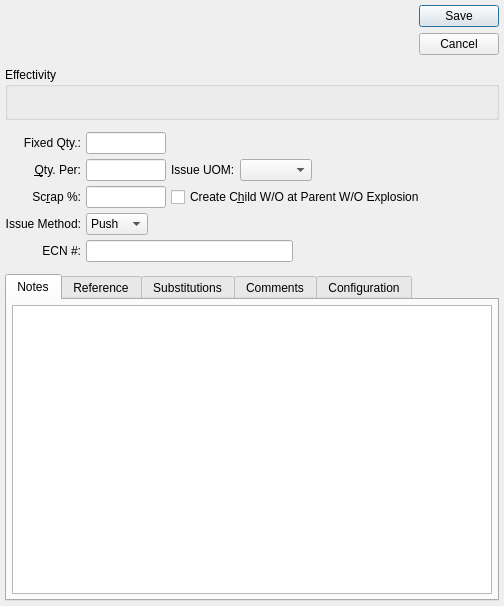
<?xml version="1.0" encoding="UTF-8"?>
<ui version="4.0">
 <comment>This file is part of the xTuple ERP: PostBooks Edition, a free and
open source Enterprise Resource Planning software suite,
Copyright (c) 1999-2011 by OpenMFG LLC, d/b/a xTuple.
It is licensed to you under the Common Public Attribution License
version 1.0, the full text of which (including xTuple-specific Exhibits)
is available at www.xtuple.com/CPAL.  By using this software, you agree
to be bound by its terms.</comment>
 <class>bomItem</class>
 <widget class="QDialog" name="bomItem">
  <property name="geometry">
   <rect>
    <x>0</x>
    <y>0</y>
    <width>504</width>
    <height>606</height>
   </rect>
  </property>
  <property name="windowTitle">
   <string>Bill of Materials Item</string>
  </property>
  <layout class="QGridLayout" name="gridLayout">
   <property name="verticalSpacing">
    <number>12</number>
   </property>
   <item row="0" column="0">
    <layout class="QHBoxLayout" name="horizontalLayout_3">
     <item>
      <widget class="ItemCluster" name="_item">
       <property name="focusPolicy">
        <enum>Qt::StrongFocus</enum>
       </property>
      </widget>
     </item>
     <item>
      <spacer>
       <property name="orientation">
        <enum>Qt::Horizontal</enum>
       </property>
       <property name="sizeType">
        <enum>QSizePolicy::Expanding</enum>
       </property>
       <property name="sizeHint" stdset="0">
        <size>
         <width>20</width>
         <height>20</height>
        </size>
       </property>
      </spacer>
     </item>
     <item>
      <widget class="QDialogButtonBox" name="_buttonBox">
       <property name="orientation">
        <enum>Qt::Vertical</enum>
       </property>
       <property name="standardButtons">
        <set>QDialogButtonBox::Cancel|QDialogButtonBox::Save</set>
       </property>
      </widget>
     </item>
    </layout>
   </item>
   <item row="1" column="0">
    <widget class="QGroupBox" name="_effectivityGroup">
     <property name="title">
      <string>Effectivity</string>
     </property>
     <layout class="QHBoxLayout" name="horizontalLayout_2">
      <item>
       <widget class="DateCluster" name="_dates">
        <property name="focusPolicy">
         <enum>Qt::StrongFocus</enum>
        </property>
       </widget>
      </item>
      <item>
       <spacer>
        <property name="orientation">
         <enum>Qt::Horizontal</enum>
        </property>
        <property name="sizeType">
         <enum>QSizePolicy::Expanding</enum>
        </property>
        <property name="sizeHint" stdset="0">
         <size>
          <width>40</width>
          <height>20</height>
         </size>
        </property>
       </spacer>
      </item>
     </layout>
    </widget>
   </item>
   <item row="2" column="0">
    <layout class="QGridLayout">
     <item row="1" column="0">
      <widget class="QLabel" name="_qtyPerLit">
       <property name="text">
        <string>&amp;Qty. Per:</string>
       </property>
       <property name="alignment">
        <set>Qt::AlignRight|Qt::AlignTrailing|Qt::AlignVCenter</set>
       </property>
       <property name="buddy">
        <cstring>_qtyPer</cstring>
       </property>
      </widget>
     </item>
     <item row="1" column="1">
      <layout class="QHBoxLayout">
       <item>
        <widget class="XLineEdit" name="_qtyPer">
         <property name="sizePolicy">
          <sizepolicy hsizetype="Preferred" vsizetype="Fixed">
           <horstretch>0</horstretch>
           <verstretch>0</verstretch>
          </sizepolicy>
         </property>
         <property name="maximumSize">
          <size>
           <width>80</width>
           <height>32767</height>
          </size>
         </property>
         <property name="alignment">
          <set>Qt::AlignRight</set>
         </property>
        </widget>
       </item>
       <item>
        <widget class="QLabel" name="_issueUOMLit">
         <property name="text">
          <string>Issue UOM:</string>
         </property>
        </widget>
       </item>
       <item>
        <widget class="XComboBox" name="_uom">
         <property name="sizePolicy">
          <sizepolicy hsizetype="Preferred" vsizetype="Fixed">
           <horstretch>0</horstretch>
           <verstretch>0</verstretch>
          </sizepolicy>
         </property>
        </widget>
       </item>
       <item>
        <spacer>
         <property name="orientation">
          <enum>Qt::Horizontal</enum>
         </property>
         <property name="sizeHint" stdset="0">
          <size>
           <width>0</width>
           <height>20</height>
          </size>
         </property>
        </spacer>
       </item>
      </layout>
     </item>
     <item row="2" column="0">
      <widget class="QLabel" name="_scrapLit">
       <property name="text">
        <string>Sc&amp;rap %:</string>
       </property>
       <property name="alignment">
        <set>Qt::AlignRight|Qt::AlignTrailing|Qt::AlignVCenter</set>
       </property>
       <property name="buddy">
        <cstring>_scrap</cstring>
       </property>
      </widget>
     </item>
     <item row="2" column="1">
      <layout class="QHBoxLayout">
       <item>
        <widget class="XLineEdit" name="_scrap">
         <property name="sizePolicy">
          <sizepolicy hsizetype="Preferred" vsizetype="Fixed">
           <horstretch>0</horstretch>
           <verstretch>0</verstretch>
          </sizepolicy>
         </property>
         <property name="maximumSize">
          <size>
           <width>80</width>
           <height>32767</height>
          </size>
         </property>
         <property name="alignment">
          <set>Qt::AlignRight</set>
         </property>
        </widget>
       </item>
       <item>
        <widget class="QCheckBox" name="_createWo">
         <property name="text">
          <string>Create C&amp;hild W/O at Parent W/O Explosion</string>
         </property>
        </widget>
       </item>
      </layout>
     </item>
     <item row="3" column="0">
      <widget class="QLabel" name="_issueMethodLit">
       <property name="text">
        <string>Issue Method:</string>
       </property>
       <property name="alignment">
        <set>Qt::AlignRight|Qt::AlignTrailing|Qt::AlignVCenter</set>
       </property>
       <property name="buddy">
        <cstring>_issueMethod</cstring>
       </property>
      </widget>
     </item>
     <item row="3" column="1">
      <layout class="QHBoxLayout">
       <property name="spacing">
        <number>0</number>
       </property>
       <item>
        <widget class="XComboBox" name="_issueMethod">
         <item>
          <property name="text">
           <string>Push</string>
          </property>
         </item>
         <item>
          <property name="text">
           <string>Pull</string>
          </property>
         </item>
         <item>
          <property name="text">
           <string>Mixed</string>
          </property>
         </item>
        </widget>
       </item>
       <item>
        <spacer>
         <property name="orientation">
          <enum>Qt::Horizontal</enum>
         </property>
         <property name="sizeType">
          <enum>QSizePolicy::Expanding</enum>
         </property>
         <property name="sizeHint" stdset="0">
          <size>
           <width>36</width>
           <height>10</height>
          </size>
         </property>
        </spacer>
       </item>
      </layout>
     </item>
     <item row="4" column="0">
      <widget class="QLabel" name="_ecnNumLit">
       <property name="text">
        <string>ECN #:</string>
       </property>
       <property name="alignment">
        <set>Qt::AlignRight|Qt::AlignTrailing|Qt::AlignVCenter</set>
       </property>
       <property name="buddy">
        <cstring>_ecn</cstring>
       </property>
      </widget>
     </item>
     <item row="4" column="1">
      <layout class="QHBoxLayout">
       <item>
        <widget class="XLineEdit" name="_ecn"/>
       </item>
       <item>
        <spacer>
         <property name="orientation">
          <enum>Qt::Horizontal</enum>
         </property>
         <property name="sizeType">
          <enum>QSizePolicy::Expanding</enum>
         </property>
         <property name="sizeHint" stdset="0">
          <size>
           <width>20</width>
           <height>20</height>
          </size>
         </property>
        </spacer>
       </item>
      </layout>
     </item>
     <item row="0" column="0">
      <widget class="QLabel" name="_fixedQtyLit">
       <property name="text">
        <string>Fixed Qty.:</string>
       </property>
       <property name="alignment">
        <set>Qt::AlignRight|Qt::AlignTrailing|Qt::AlignVCenter</set>
       </property>
       <property name="buddy">
        <cstring>_qtyFxd</cstring>
       </property>
      </widget>
     </item>
     <item row="0" column="1">
      <layout class="QHBoxLayout" name="horizontalLayout">
       <item>
        <widget class="XLineEdit" name="_qtyFxd">
         <property name="maximumSize">
          <size>
           <width>80</width>
           <height>16777215</height>
          </size>
         </property>
         <property name="alignment">
          <set>Qt::AlignRight|Qt::AlignTrailing|Qt::AlignVCenter</set>
         </property>
        </widget>
       </item>
       <item>
        <spacer name="horizontalSpacer">
         <property name="orientation">
          <enum>Qt::Horizontal</enum>
         </property>
         <property name="sizeHint" stdset="0">
          <size>
           <width>40</width>
           <height>20</height>
          </size>
         </property>
        </spacer>
       </item>
      </layout>
     </item>
    </layout>
   </item>
   <item row="3" column="0">
    <widget class="QTabWidget" name="_tab">
     <property name="sizePolicy">
      <sizepolicy hsizetype="Expanding" vsizetype="Expanding">
       <horstretch>0</horstretch>
       <verstretch>1</verstretch>
      </sizepolicy>
     </property>
     <property name="currentIndex">
      <number>0</number>
     </property>
     <widget class="QWidget" name="tab">
      <attribute name="title">
       <string>Notes</string>
      </attribute>
      <layout class="QGridLayout">
       <item row="0" column="0">
        <widget class="XTextEdit" name="_notes">
         <property name="sizePolicy">
          <sizepolicy hsizetype="Expanding" vsizetype="Expanding">
           <horstretch>0</horstretch>
           <verstretch>3</verstretch>
          </sizepolicy>
         </property>
         <property name="spellEnable">
          <bool>true</bool>
         </property>
        </widget>
       </item>
      </layout>
     </widget>
     <widget class="QWidget" name="_referencePage">
      <attribute name="title">
       <string>Reference</string>
      </attribute>
      <layout class="QGridLayout">
       <item row="0" column="0">
        <widget class="XTextEdit" name="_ref"/>
       </item>
      </layout>
     </widget>
     <widget class="QWidget" name="_substitutionsTab">
      <attribute name="title">
       <string>Substitutions</string>
      </attribute>
      <layout class="QVBoxLayout">
       <property name="spacing">
        <number>0</number>
       </property>
       <property name="margin">
        <number>5</number>
       </property>
       <item>
        <widget class="QGroupBox" name="_substituteGroup">
         <property name="title">
          <string/>
         </property>
         <layout class="QGridLayout">
          <item row="0" column="0">
           <widget class="QRadioButton" name="_noSubstitutes">
            <property name="text">
             <string>No Substitutions</string>
            </property>
           </widget>
          </item>
          <item row="1" column="0">
           <widget class="QRadioButton" name="_itemDefinedSubstitutes">
            <property name="text">
             <string>Item-Defined Substitutions</string>
            </property>
            <property name="checked">
             <bool>true</bool>
            </property>
           </widget>
          </item>
          <item row="2" column="0">
           <widget class="QRadioButton" name="_bomDefinedSubstitutes">
            <property name="text">
             <string>BOM-Defined Substitutions</string>
            </property>
           </widget>
          </item>
          <item row="3" column="0">
           <layout class="QHBoxLayout">
            <property name="spacing">
             <number>5</number>
            </property>
            <item>
             <widget class="XTreeWidget" name="_bomitemsub">
              <property name="enabled">
               <bool>false</bool>
              </property>
             </widget>
            </item>
            <item>
             <layout class="QVBoxLayout">
              <property name="spacing">
               <number>0</number>
              </property>
              <item>
               <widget class="QPushButton" name="_newSubstitution">
                <property name="enabled">
                 <bool>false</bool>
                </property>
                <property name="text">
                 <string>New</string>
                </property>
               </widget>
              </item>
              <item>
               <widget class="QPushButton" name="_editSubstitution">
                <property name="enabled">
                 <bool>false</bool>
                </property>
                <property name="text">
                 <string>Edit</string>
                </property>
               </widget>
              </item>
              <item>
               <widget class="QPushButton" name="_deleteSubstitution">
                <property name="enabled">
                 <bool>false</bool>
                </property>
                <property name="text">
                 <string>Delete</string>
                </property>
               </widget>
              </item>
              <item>
               <spacer>
                <property name="orientation">
                 <enum>Qt::Vertical</enum>
                </property>
                <property name="sizeType">
                 <enum>QSizePolicy::Expanding</enum>
                </property>
                <property name="sizeHint" stdset="0">
                 <size>
                  <width>16</width>
                  <height>16</height>
                 </size>
                </property>
               </spacer>
              </item>
             </layout>
            </item>
           </layout>
          </item>
         </layout>
        </widget>
       </item>
      </layout>
     </widget>
     <widget class="QWidget" name="_commentsTab">
      <attribute name="title">
       <string>Comments</string>
      </attribute>
      <layout class="QVBoxLayout">
       <property name="spacing">
        <number>0</number>
       </property>
       <property name="margin">
        <number>5</number>
       </property>
       <item>
        <widget class="Comments" name="_comments">
         <property name="focusPolicy">
          <enum>Qt::StrongFocus</enum>
         </property>
         <property name="type">
          <enum>Comments::BOMItem</enum>
         </property>
        </widget>
       </item>
      </layout>
     </widget>
     <widget class="QWidget" name="_configurationTab">
      <attribute name="title">
       <string>Configuration</string>
      </attribute>
      <layout class="QGridLayout">
       <item row="0" column="0">
        <layout class="QGridLayout">
         <item row="0" column="0">
          <widget class="QLabel" name="_characteristicLit">
           <property name="text">
            <string>Characteristic:</string>
           </property>
           <property name="alignment">
            <set>Qt::AlignRight|Qt::AlignTrailing|Qt::AlignVCenter</set>
           </property>
          </widget>
         </item>
         <item row="0" column="1">
          <widget class="XComboBox" name="_char"/>
         </item>
         <item row="1" column="0">
          <widget class="QLabel" name="_valueLit">
           <property name="text">
            <string>Value:</string>
           </property>
           <property name="alignment">
            <set>Qt::AlignRight|Qt::AlignTrailing|Qt::AlignVCenter</set>
           </property>
          </widget>
         </item>
         <item row="1" column="1">
          <widget class="XComboBox" name="_value">
           <property name="allowNull">
            <bool>true</bool>
           </property>
          </widget>
         </item>
        </layout>
       </item>
       <item row="0" column="1">
        <spacer>
         <property name="orientation">
          <enum>Qt::Horizontal</enum>
         </property>
         <property name="sizeHint" stdset="0">
          <size>
           <width>40</width>
           <height>20</height>
          </size>
         </property>
        </spacer>
       </item>
       <item row="1" column="0">
        <spacer>
         <property name="orientation">
          <enum>Qt::Vertical</enum>
         </property>
         <property name="sizeHint" stdset="0">
          <size>
           <width>20</width>
           <height>40</height>
          </size>
         </property>
        </spacer>
       </item>
      </layout>
     </widget>
    </widget>
   </item>
  </layout>
 </widget>
 <layoutdefault spacing="5" margin="5"/>
 <pixmapfunction>qPixmapFromMimeSource</pixmapfunction>
 <customwidgets>
  <customwidget>
   <class>Comments</class>
   <extends>QWidget</extends>
   <header>comments.h</header>
  </customwidget>
  <customwidget>
   <class>DateCluster</class>
   <extends>QWidget</extends>
   <header>datecluster.h</header>
  </customwidget>
  <customwidget>
   <class>ItemCluster</class>
   <extends>QWidget</extends>
   <header>itemcluster.h</header>
   <container>1</container>
  </customwidget>
  <customwidget>
   <class>XComboBox</class>
   <extends>QComboBox</extends>
   <header>xcombobox.h</header>
  </customwidget>
  <customwidget>
   <class>XLineEdit</class>
   <extends>QLineEdit</extends>
   <header>xlineedit.h</header>
   <container>1</container>
  </customwidget>
  <customwidget>
   <class>XTreeWidget</class>
   <extends>QTreeWidget</extends>
   <header>xtreewidget.h</header>
   <container>1</container>
  </customwidget>
  <customwidget>
   <class>XTextEdit</class>
   <extends>QTextEdit</extends>
   <header>xtextedit.h</header>
  </customwidget>
 </customwidgets>
 <tabstops>
  <tabstop>_item</tabstop>
  <tabstop>_dates</tabstop>
  <tabstop>_qtyFxd</tabstop>
  <tabstop>_qtyPer</tabstop>
  <tabstop>_uom</tabstop>
  <tabstop>_scrap</tabstop>
  <tabstop>_createWo</tabstop>
  <tabstop>_issueMethod</tabstop>
  <tabstop>_ecn</tabstop>
  <tabstop>_tab</tabstop>
  <tabstop>_notes</tabstop>
  <tabstop>_ref</tabstop>
  <tabstop>_noSubstitutes</tabstop>
  <tabstop>_itemDefinedSubstitutes</tabstop>
  <tabstop>_bomDefinedSubstitutes</tabstop>
  <tabstop>_bomitemsub</tabstop>
  <tabstop>_newSubstitution</tabstop>
  <tabstop>_editSubstitution</tabstop>
  <tabstop>_deleteSubstitution</tabstop>
  <tabstop>_comments</tabstop>
  <tabstop>_char</tabstop>
  <tabstop>_value</tabstop>
 </tabstops>
 <resources/>
 <connections>
  <connection>
   <sender>_bomDefinedSubstitutes</sender>
   <signal>toggled(bool)</signal>
   <receiver>_bomitemsub</receiver>
   <slot>setEnabled(bool)</slot>
   <hints>
    <hint type="sourcelabel">
     <x>352</x>
     <y>655</y>
    </hint>
    <hint type="destinationlabel">
     <x>352</x>
     <y>655</y>
    </hint>
   </hints>
  </connection>
  <connection>
   <sender>_bomitemsub</sender>
   <signal>valid(bool)</signal>
   <receiver>_editSubstitution</receiver>
   <slot>setEnabled(bool)</slot>
   <hints>
    <hint type="sourcelabel">
     <x>352</x>
     <y>655</y>
    </hint>
    <hint type="destinationlabel">
     <x>451</x>
     <y>655</y>
    </hint>
   </hints>
  </connection>
  <connection>
   <sender>_bomitemsub</sender>
   <signal>valid(bool)</signal>
   <receiver>_deleteSubstitution</receiver>
   <slot>setEnabled(bool)</slot>
   <hints>
    <hint type="sourcelabel">
     <x>352</x>
     <y>655</y>
    </hint>
    <hint type="destinationlabel">
     <x>451</x>
     <y>655</y>
    </hint>
   </hints>
  </connection>
  <connection>
   <sender>_bomDefinedSubstitutes</sender>
   <signal>toggled(bool)</signal>
   <receiver>_newSubstitution</receiver>
   <slot>setEnabled(bool)</slot>
   <hints>
    <hint type="sourcelabel">
     <x>352</x>
     <y>655</y>
    </hint>
    <hint type="destinationlabel">
     <x>451</x>
     <y>655</y>
    </hint>
   </hints>
  </connection>
  <connection>
   <sender>_bomitemsub</sender>
   <signal>itemDoubleClicked(QTreeWidgetItem*,int)</signal>
   <receiver>_editSubstitution</receiver>
   <slot>animateClick()</slot>
   <hints>
    <hint type="sourcelabel">
     <x>352</x>
     <y>655</y>
    </hint>
    <hint type="destinationlabel">
     <x>451</x>
     <y>655</y>
    </hint>
   </hints>
  </connection>
 </connections>
</ui>
